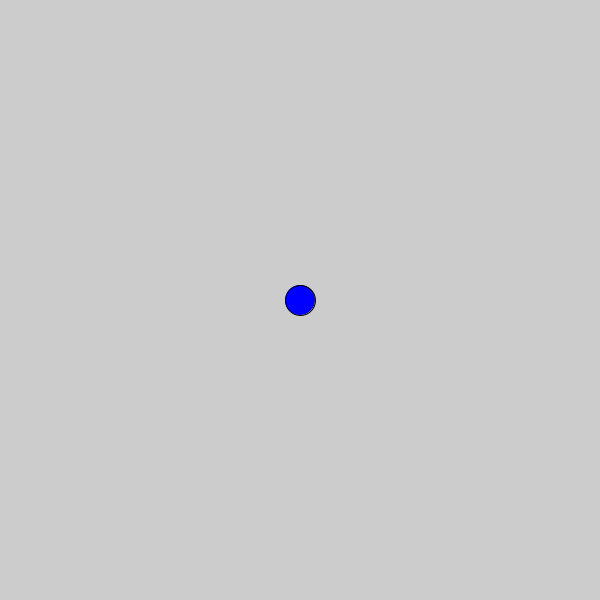
Frame 1 (no input)
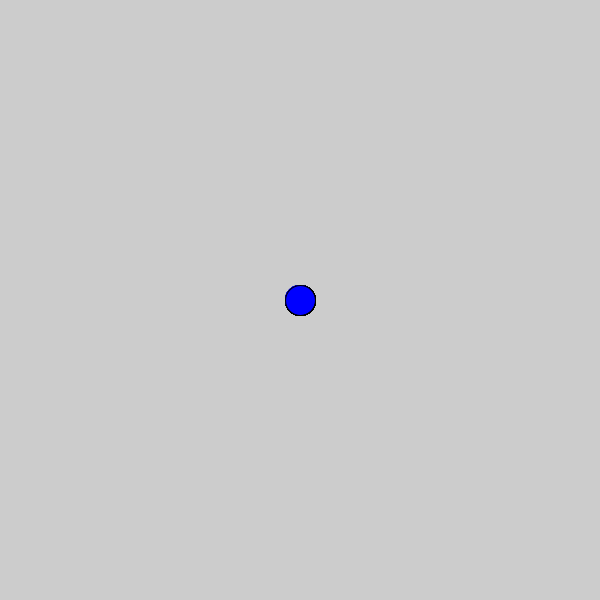
Frame 60 (the mouse pressed at the canvas centre just before this capture)
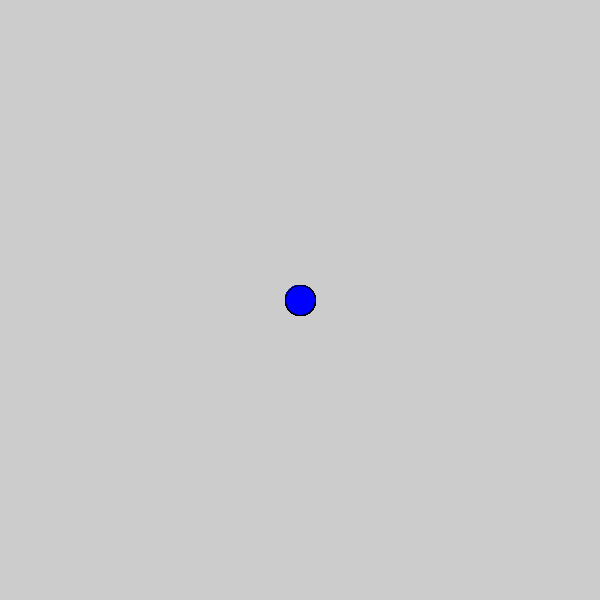
Frame 120 (the mouse held since frame 60 and released just before this capture)

The Processing sketch that drew these frames (run headless with seeded random() and noise(); from frame 60 on, the mouse is pressed at the canvas centre):

// Processing sketch: ButtonsDemo1
// ── ButtonsDemo1.pde
Button b;

void setup() {
  size (600, 600);
  b = new Button();
}

void draw() {


  if (b.ON) 
  {
    b.displayON();
  } 
  if (b.OFF) {
    b.displayOFF();
  }
}
// ── Button.pde
class Button
{
  Boolean ON, OFF;
  float centerX, centerY;
  color yellow = color(250, 243, 109);
  color blue = color(0, 0, 255);

  Button()
  {
    centerX = width/2;
    centerY = height/2;
    ON = true;
    OFF = false;
  }

  void displayON() {


    fill (blue);
    ellipse(centerX, centerY, 30, 30);
  }


  void displayOFF() 
  {   
    fill (yellow);
    ellipse(centerX, centerY, 30, 30);
  }
}
